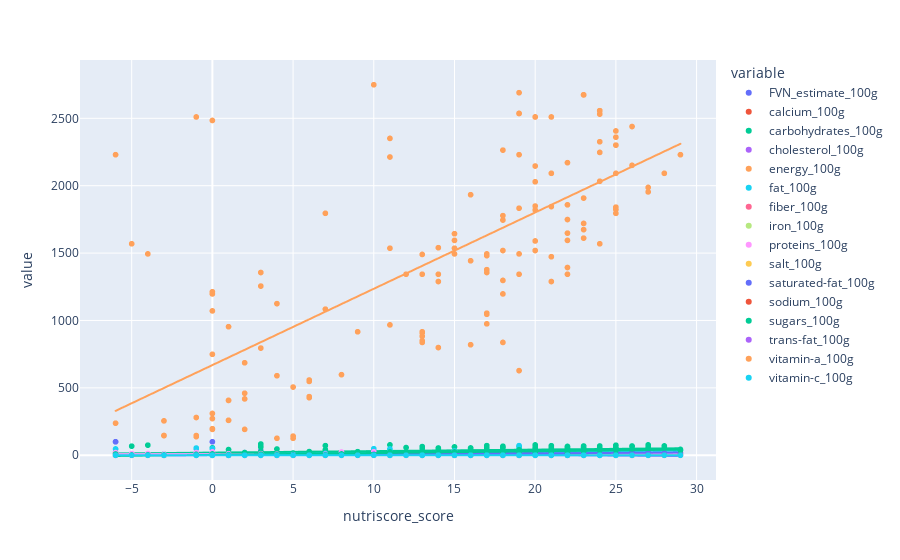

Notebook source saved alongside this figure:
### Code cell
fig = px.scatter(data_sample, x="nutriscore_score", y=var_nutri, trendline="ols", height=600, width=1000)    
fig.show()
results = px.get_trendline_results(fig)

### Figure 1 — Plotly figure (JSON) as saved in the notebook; plotly's stock layout.template omitted (floating-point values rounded to 4 significant figures; data arrays with more than 128 entries replaced by an {"elided": "..."} marker saying what was removed)
{"data": [{"hovertemplate": "variable=FVN_estimate_100g<br>nutriscore_score=%{x}<br>value=%{y}<extra></extra>", "legendgroup": "FVN_estimate_100g", "marker": {"color": "#636efa", "symbol": "circle"}, "mode": "markers", "name": "FVN_estimate_100g", "showlegend": true, "type": "scattergl", "x": {"elided": "146 int values"}, "xaxis": "x", "y": {"elided": "146 float values"}, "yaxis": "y"}, {"hovertemplate": "<b>OLS trendline</b><br>value = -0.532729 * nutriscore_score + 10.7301<br>R<sup>2</sup>=0.109342<br><br>variable=FVN_estimate_100g<br>nutriscore_score=%{x}<br>value=%{y} <b>(trend)</b><extra></extra>", "legendgroup": "FVN_estimate_100g", "marker": {"color": "#636efa", "symbol": "circle"}, "mode": "lines", "name": "FVN_estimate_100g", "showlegend": false, "type": "scattergl", "x": {"elided": "146 int values"}, "xaxis": "x", "y": {"elided": "146 float values"}, "yaxis": "y"}, {"hovertemplate": "variable=calcium_100g<br>nutriscore_score=%{x}<br>value=%{y}<extra></extra>", "legendgroup": "calcium_100g", "marker": {"color": "#EF553B", "symbol": "circle"}, "mode": "markers", "name": "calcium_100g", "showlegend": true, "type": "scattergl", "x": {"elided": "146 int values"}, "xaxis": "x", "y": {"elided": "146 float values"}, "yaxis": "y"}, {"hovertemplate": "<b>OLS trendline</b><br>value = 9.43009e-05 * nutriscore_score + 0.102496<br>R<sup>2</sup>=0.000049<br><br>variable=calcium_100g<br>nutriscore_score=%{x}<br>value=%{y} <b>(trend)</b><extra></extra>", "legendgroup": "calcium_100g", "marker": {"color": "#EF553B", "symbol": "circle"}, "mode": "lines", "name": "calcium_100g", "showlegend": false, "type": "scattergl", "x": {"elided": "146 int values"}, "xaxis": "x", "y": {"elided": "146 float values"}, "yaxis": "y"}, {"hovertemplate": "variable=carbohydrates_100g<br>nutriscore_score=%{x}<br>value=%{y}<extra></extra>", "legendgroup": "carbohydrates_100g", "marker": {"color": "#00cc96", "symbol": "circle"}, "mode": "markers", "name": "carbohydrates_100g", "showlegend": true, "type": "scattergl", "x": {"elided": "146 int values"}, "xaxis": "x", "y": {"elided": "146 float values"}, "yaxis": "y"}, {"hovertemplate": "<b>OLS trendline</b><br>value = 1.10806 * nutriscore_score + 19.6398<br>R<sup>2</sup>=0.184183<br><br>variable=carbohydrates_100g<br>nutriscore_score=%{x}<br>value=%{y} <b>(trend)</b><extra></extra>", "legendgroup": "carbohydrates_100g", "marker": {"color": "#00cc96", "symbol": "circle"}, "mode": "lines", "name": "carbohydrates_100g", "showlegend": false, "type": "scattergl", "x": {"elided": "146 int values"}, "xaxis": "x", "y": {"elided": "146 float values"}, "yaxis": "y"}, {"hovertemplate": "variable=cholesterol_100g<br>nutriscore_score=%{x}<br>value=%{y}<extra></extra>", "legendgroup": "cholesterol_100g", "marker": {"color": "#ab63fa", "symbol": "circle"}, "mode": "markers", "name": "cholesterol_100g", "showlegend": true, "type": "scattergl", "x": {"elided": "146 int values"}, "xaxis": "x", "y": {"elided": "146 float values"}, "yaxis": "y"}, {"hovertemplate": "<b>OLS trendline</b><br>value = 0.000771171 * nutriscore_score + 0.0139464<br>R<sup>2</sup>=0.062242<br><br>variable=cholesterol_100g<br>nutriscore_score=%{x}<br>value=%{y} <b>(trend)</b><extra></extra>", "legendgroup": "cholesterol_100g", "marker": {"color": "#ab63fa", "symbol": "circle"}, "mode": "lines", "name": "cholesterol_100g", "showlegend": false, "type": "scattergl", "x": {"elided": "146 int values"}, "xaxis": "x", "y": {"elided": "146 float values"}, "yaxis": "y"}, {"hovertemplate": "variable=energy_100g<br>nutriscore_score=%{x}<br>value=%{y}<extra></extra>", "legendgroup": "energy_100g", "marker": {"color": "#FFA15A", "symbol": "circle"}, "mode": "markers", "name": "energy_100g", "showlegend": true, "type": "scattergl", "x": {"elided": "146 int values"}, "xaxis": "x", "y": {"elided": "146 int values"}, "yaxis": "y"}, {"hovertemplate": "<b>OLS trendline</b><br>value = 56.625 * nutriscore_score + 669.001<br>R<sup>2</sup>=0.491979<br><br>variable=energy_100g<br>nutriscore_score=%{x}<br>value=%{y} <b>(trend)</b><extra></extra>", "legendgroup": "energy_100g", "marker": {"color": "#FFA15A", "symbol": "circle"}, "mode": "lines", "name": "energy_100g", "showlegend": false, "type": "scattergl", "x": {"elided": "146 int values"}, "xaxis": "x", "y": {"elided": "146 float values"}, "yaxis": "y"}, {"hovertemplate": "variable=fat_100g<br>nutriscore_score=%{x}<br>value=%{y}<extra></extra>", "legendgroup": "fat_100g", "marker": {"color": "#19d3f3", "symbol": "circle"}, "mode": "markers", "name": "fat_100g", "showlegend": true, "type": "scattergl", "x": {"elided": "146 int values"}, "xaxis": "x", "y": {"elided": "146 float values"}, "yaxis": "y"}, {"hovertemplate": "<b>OLS trendline</b><br>value = 1.0367 * nutriscore_score + 5.90244<br>R<sup>2</sup>=0.367932<br><br>variable=fat_100g<br>nutriscore_score=%{x}<br>value=%{y} <b>(trend)</b><extra></extra>", "legendgroup": "fat_100g", "marker": {"color": "#19d3f3", "symbol": "circle"}, "mode": "lines", "name": "fat_100g", "showlegend": false, "type": "scattergl", "x": {"elided": "146 int values"}, "xaxis": "x", "y": {"elided": "146 float values"}, "yaxis": "y"}, {"hovertemplate": "variable=fiber_100g<br>nutriscore_score=%{x}<br>value=%{y}<extra></extra>", "legendgroup": "fiber_100g", "marker": {"color": "#FF6692", "symbol": "circle"}, "mode": "markers", "name": "fiber_100g", "showlegend": true, "type": "scattergl", "x": {"elided": "146 int values"}, "xaxis": "x", "y": {"elided": "146 float values"}, "yaxis": "y"}, {"hovertemplate": "<b>OLS trendline</b><br>value = -0.017272 * nutriscore_score + 2.24681<br>R<sup>2</sup>=0.003348<br><br>variable=fiber_100g<br>nutriscore_score=%{x}<br>value=%{y} <b>(trend)</b><extra></extra>", "legendgroup": "fiber_100g", "marker": {"color": "#FF6692", "symbol": "circle"}, "mode": "lines", "name": "fiber_100g", "showlegend": false, "type": "scattergl", "x": {"elided": "146 int values"}, "xaxis": "x", "y": {"elided": "146 float values"}, "yaxis": "y"}, {"hovertemplate": "variable=iron_100g<br>nutriscore_score=%{x}<br>value=%{y}<extra></extra>", "legendgroup": "iron_100g", "marker": {"color": "#B6E880", "symbol": "circle"}, "mode": "markers", "name": "iron_100g", "showlegend": true, "type": "scattergl", "x": {"elided": "146 int values"}, "xaxis": "x", "y": {"elided": "146 float values"}, "yaxis": "y"}, {"hovertemplate": "<b>OLS trendline</b><br>value = 2.17951e-06 * nutriscore_score + 0.00110464<br>R<sup>2</sup>=0.000354<br><br>variable=iron_100g<br>nutriscore_score=%{x}<br>value=%{y} <b>(trend)</b><extra></extra>", "legendgroup": "iron_100g", "marker": {"color": "#B6E880", "symbol": "circle"}, "mode": "lines", "name": "iron_100g", "showlegend": false, "type": "scattergl", "x": {"elided": "146 int values"}, "xaxis": "x", "y": {"elided": "146 float values"}, "yaxis": "y"}, {"hovertemplate": "variable=proteins_100g<br>nutriscore_score=%{x}<br>value=%{y}<extra></extra>", "legendgroup": "proteins_100g", "marker": {"color": "#FF97FF", "symbol": "circle"}, "mode": "markers", "name": "proteins_100g", "showlegend": true, "type": "scattergl", "x": {"elided": "146 int values"}, "xaxis": "x", "y": {"elided": "146 float values"}, "yaxis": "y"}, {"hovertemplate": "<b>OLS trendline</b><br>value = -0.0245532 * nutriscore_score + 7.98441<br>R<sup>2</sup>=0.001306<br><br>variable=proteins_100g<br>nutriscore_score=%{x}<br>value=%{y} <b>(trend)</b><extra></extra>", "legendgroup": "proteins_100g", "marker": {"color": "#FF97FF", "symbol": "circle"}, "mode": "lines", "name": "proteins_100g", "showlegend": false, "type": "scattergl", "x": {"elided": "146 int values"}, "xaxis": "x", "y": {"elided": "146 float values"}, "yaxis": "y"}, {"hovertemplate": "variable=salt_100g<br>nutriscore_score=%{x}<br>value=%{y}<extra></extra>", "legendgroup": "salt_100g", "marker": {"color": "#FECB52", "symbol": "circle"}, "mode": "markers", "name": "salt_100g", "showlegend": true, "type": "scattergl", "x": {"elided": "146 int values"}, "xaxis": "x", "y": {"elided": "146 float values"}, "yaxis": "y"}, {"hovertemplate": "<b>OLS trendline</b><br>value = 0.0215391 * nutriscore_score + 0.581275<br>R<sup>2</sup>=0.049708<br><br>variable=salt_100g<br>nutriscore_score=%{x}<br>value=%{y} <b>(trend)</b><extra></extra>", "legendgroup": "salt_100g", "marker": {"color": "#FECB52", "symbol": "circle"}, "mode": "lines", "name": "salt_100g", "showlegend": false, "type": "scattergl", "x": {"elided": "146 int values"}, "xaxis": "x", "y": {"elided": "146 float values"}, "yaxis": "y"}, {"hovertemplate": "variable=saturated-fat_100g<br>nutriscore_score=%{x}<br>value=%{y}<extra></extra>", "legendgroup": "saturated-fat_100g", "marker": {"color": "#636efa", "symbol": "circle"}, "mode": "markers", "name": "saturated-fat_100g", "showlegend": true, "type": "scattergl", "x": {"elided": "146 int values"}, "xaxis": "x", "y": {"elided": "146 float values"}, "yaxis": "y"}, {"hovertemplate": "<b>OLS trendline</b><br>value = 0.704451 * nutriscore_score + -0.174353<br>R<sup>2</sup>=0.442460<br><br>variable=saturated-fat_100g<br>nutriscore_score=%{x}<br>value=%{y} <b>(trend)</b><extra></extra>", "legendgroup": "saturated-fat_100g", "marker": {"color": "#636efa", "symbol": "circle"}, "mode": "lines", "name": "saturated-fat_100g", "showlegend": false, "type": "scattergl", "x": {"elided": "146 int values"}, "xaxis": "x", "y": {"elided": "146 float values"}, "yaxis": "y"}, {"hovertemplate": "variable=sodium_100g<br>nutriscore_score=%{x}<br>value=%{y}<extra></extra>", "legendgroup": "sodium_100g", "marker": {"color": "#EF553B", "symbol": "circle"}, "mode": "markers", "name": "sodium_100g", "showlegend": true, "type": "scattergl", "x": {"elided": "146 int values"}, "xaxis": "x", "y": {"elided": "146 float values"}, "yaxis": "y"}, {"hovertemplate": "<b>OLS trendline</b><br>value = 0.00861562 * nutriscore_score + 0.23251<br>R<sup>2</sup>=0.049708<br><br>variable=sodium_100g<br>nutriscore_score=%{x}<br>value=%{y} <b>(trend)</b><extra></extra>", "legendgroup": "sodium_100g", "marker": {"color": "#EF553B", "symbol": "circle"}, "mode": "lines", "name": "sodium_100g", "showlegend": false, "type": "scattergl", "x": {"elided": "146 int values"}, "xaxis": "x", "y": {"elided": "146 float values"}, "yaxis": "y"}, {"hovertemplate": "variable=sugars_100g<br>nutriscore_score=%{x}<br>value=%{y}<extra></extra>", "legendgroup": "sugars_100g", "marker": {"color": "#00cc96", "symbol": "circle"}, "mode": "markers", "name": "sugars_100g", "showlegend": true, "type": "scattergl", "x": {"elided": "146 int values"}, "xaxis": "x", "y": {"elided": "146 float values"}, "yaxis": "y"}, {"hovertemplate": "<b>OLS trendline</b><br>value = 1.34484 * nutriscore_score + 2.58521<br>R<sup>2</sup>=0.437217<br><br>variable=sugars_100g<br>nutriscore_score=%{x}<br>value=%{y} <b>(trend)</b><extra></extra>", "legendgroup": "sugars_100g", "marker": {"color": "#00cc96", "symbol": "circle"}, "mode": "lines", "name": "sugars_100g", "showlegend": false, "type": "scattergl", "x": {"elided": "146 int values"}, "xaxis": "x", "y": {"elided": "146 float values"}, "yaxis": "y"}, {"hovertemplate": "variable=trans-fat_100g<br>nutriscore_score=%{x}<br>value=%{y}<extra></extra>", "legendgroup": "trans-fat_100g", "marker": {"color": "#ab63fa", "symbol": "circle"}, "mode": "markers", "name": "trans-fat_100g", "showlegend": true, "type": "scattergl", "x": {"elided": "146 int values"}, "xaxis": "x", "y": {"elided": "146 float values"}, "yaxis": "y"}, {"hovertemplate": "<b>OLS trendline</b><br>value = 8.19307e-06 * nutriscore_score + 0.00831181<br>R<sup>2</sup>=0.000002<br><br>variable=trans-fat_100g<br>nutriscore_score=%{x}<br>value=%{y} <b>(trend)</b><extra></extra>", "legendgroup": "trans-fat_100g", "marker": {"color": "#ab63fa", "symbol": "circle"}, "mode": "lines", "name": "trans-fat_100g", "showlegend": false, "type": "scattergl", "x": {"elided": "146 int values"}, "xaxis": "x", "y": {"elided": "146 float values"}, "yaxis": "y"}, {"hovertemplate": "variable=vitamin-a_100g<br>nutriscore_score=%{x}<br>value=%{y}<extra></extra>", "legendgroup": "vitamin-a_100g", "marker": {"color": "#FFA15A", "symbol": "circle"}, "mode": "markers", "name": "vitamin-a_100g", "showlegend": true, "type": "scattergl", "x": {"elided": "146 int values"}, "xaxis": "x", "y": {"elided": "146 float values"}, "yaxis": "y"}, {"hovertemplate": "<b>OLS trendline</b><br>value = 8.52196e-07 * nutriscore_score + 6.75153e-05<br>R<sup>2</sup>=0.001982<br><br>variable=vitamin-a_100g<br>nutriscore_score=%{x}<br>value=%{y} <b>(trend)</b><extra></extra>", "legendgroup": "vitamin-a_100g", "marker": {"color": "#FFA15A", "symbol": "circle"}, "mode": "lines", "name": "vitamin-a_100g", "showlegend": false, "type": "scattergl", "x": {"elided": "146 int values"}, "xaxis": "x", "y": {"elided": "146 float values"}, "yaxis": "y"}, {"hovertemplate": "variable=vitamin-c_100g<br>nutriscore_score=%{x}<br>value=%{y}<extra></extra>", "legendgroup": "vitamin-c_100g", "marker": {"color": "#19d3f3", "symbol": "circle"}, "mode": "markers", "name": "vitamin-c_100g", "showlegend": true, "type": "scattergl", "x": {"elided": "146 int values"}, "xaxis": "x", "y": {"elided": "146 float values"}, "yaxis": "y"}, {"hovertemplate": "<b>OLS trendline</b><br>value = -9.04028e-05 * nutriscore_score + 0.00253219<br>R<sup>2</sup>=0.049176<br><br>variable=vitamin-c_100g<br>nutriscore_score=%{x}<br>value=%{y} <b>(trend)</b><extra></extra>", "legendgroup": "vitamin-c_100g", "marker": {"color": "#19d3f3", "symbol": "circle"}, "mode": "lines", "name": "vitamin-c_100g", "showlegend": false, "type": "scattergl", "x": {"elided": "146 int values"}, "xaxis": "x", "y": {"elided": "146 float values"}, "yaxis": "y"}], "layout": {"autosize": true, "legend": {"title": {"text": "variable"}, "tracegroupgap": 0}, "margin": {"t": 60}, "xaxis": {"anchor": "y", "autorange": true, "domain": [0, 1], "range": [-8.236, 31.24], "title": {"text": "nutriscore_score"}, "type": "linear"}, "yaxis": {"anchor": "x", "autorange": true, "domain": [0, 1], "range": [-180.9, 2930.0], "title": {"text": "value"}, "type": "linear"}}}
